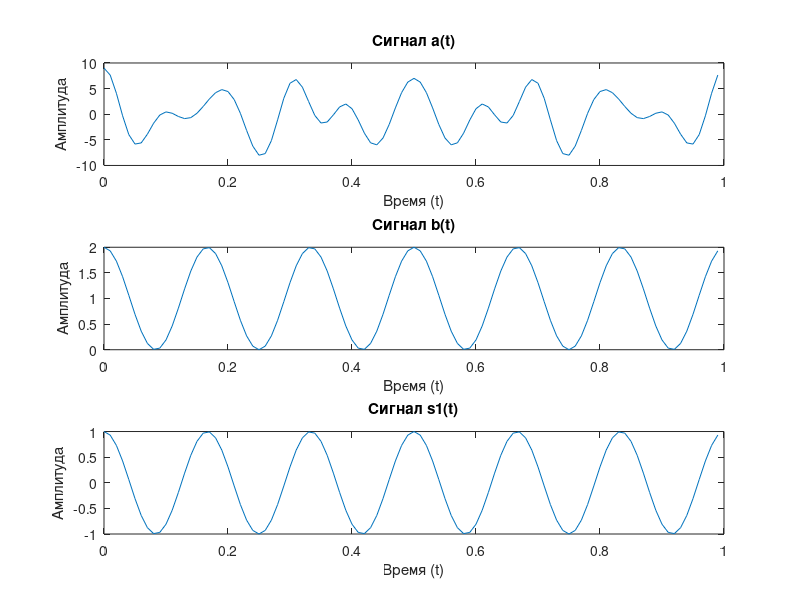

The MATLAB source for this figure:
% Шаг 1: Определение времени
time = [0:100-1]/100;  % 100 точек, шаг 0.01

% Шаг 2: Определение частот
f1 = 6;      % Частота для s1(t)
f2 = 6 + 4;  % Частота для s2(t)
f3 = 6 * 2 + 1; % Частота для s3(t)

% Шаг 3: Генерация сигналов
s1 = cos(2 * pi * f1 * time);  % s1(t)
s2 = cos(2 * pi * f2 * time);  % s2(t)
s3 = cos(2 * pi * f3 * time);  % s3(t)

% Шаг 4: Формирование сигналов a(t) и b(t)
a = 4 * s1 + 4 * s2 + s3;  % a(t)
b = s1 + 1;  % b(t)

% Шаг 5: Вычисление корреляции между s1(t) и a(t)
corr_s1_a = corr(s1', a');
disp(['Корреляция между s1(t) и a(t): ', num2str(corr_s1_a)]);

% Шаг 6: Вычисление корреляции между s1(t) и b(t)
corr_s1_b = corr(s1', b');
disp(['Корреляция между s1(t) и b(t): ', num2str(corr_s1_b)]);

% Шаг 7: Нормализованная корреляция (та же, что и обычная, так как MATLAB нормирует корреляцию по умолчанию)
% Нормализованная корреляция между s1(t) и a(t)
norm_corr_s1_a = corr_s1_a;  
disp(['Нормализованная корреляция между s1(t) и a(t): ', num2str(norm_corr_s1_a)]);

% Нормализованная корреляция между s1(t) и b(t)
norm_corr_s1_b = corr_s1_b;
disp(['Нормализованная корреляция между s1(t) и b(t): ', num2str(norm_corr_s1_b)]);

% Шаг 8: Графики сигналов
figure;

% График a(t)
subplot(3, 1, 1);
plot(time, a);
title('Сигнал a(t)');
xlabel('Время (t)');
ylabel('Амплитуда');

% График b(t)
subplot(3, 1, 2);
plot(time, b);
title('Сигнал b(t)');
xlabel('Время (t)');
ylabel('Амплитуда');

% График s1(t)
subplot(3, 1, 3);
plot(time, s1);
title('Сигнал s1(t)');
xlabel('Время (t)');
ylabel('Амплитуда');
